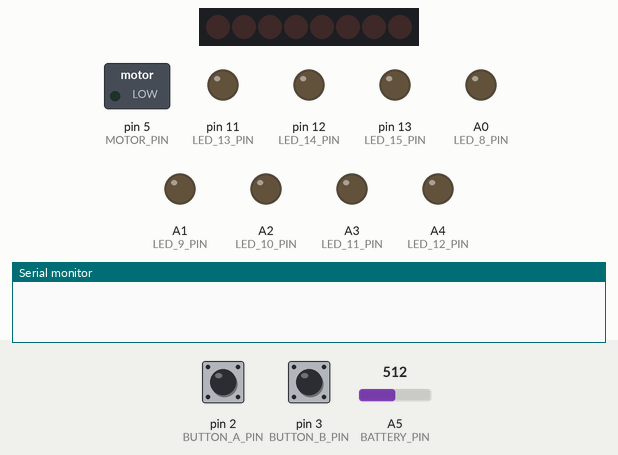
This sketch was run on a simulated Arduino Uno, built with avr-gcc and run on an emulated ATmega328P. Parts: 8 shift-register outputs drawn as a row of LEDs (first output left, lit = HIGH), switched loads named in the sketch (green lamp = pin HIGH), output pins drawn as LEDs (lit = HIGH), the last lines printed to the serial monitor. Wiring (inferred from the names in the program): shift register (74HC595): data pin 8; shift clock pin 9; latch pin 10. Wiring (inferred from the signals the program sends): row of LEDs: on Q0, Q1, Q2, Q3, Q4, Q5, Q6, Q7. The inputs (shaded band) are chosen by the test bench; at power-on: pin 2 (BUTTON_A_PIN) HIGH, pin 3 (BUTTON_B_PIN) HIGH, A5 (BATTERY_PIN) = 512. Pins used as bus, display or sensor lines are not drawn.

Above: at 1.2 s.
1.3 s: pin 2 (BUTTON_A_PIN) pulled LOW for 1 s
At 2.1 s:
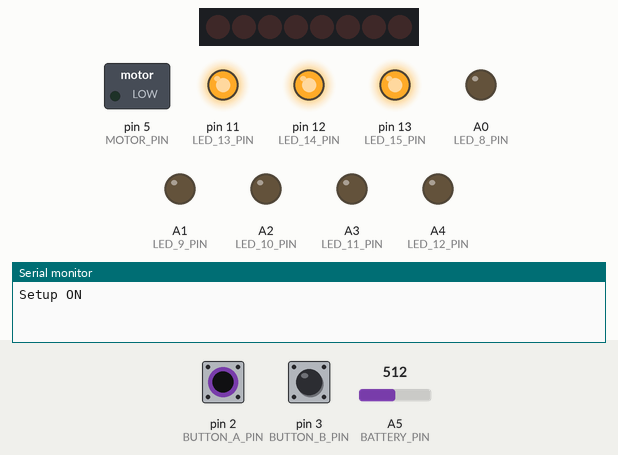
6.4 s: pin 2 (BUTTON_A_PIN) pulled LOW for 0.15 s
At 7.6 s:
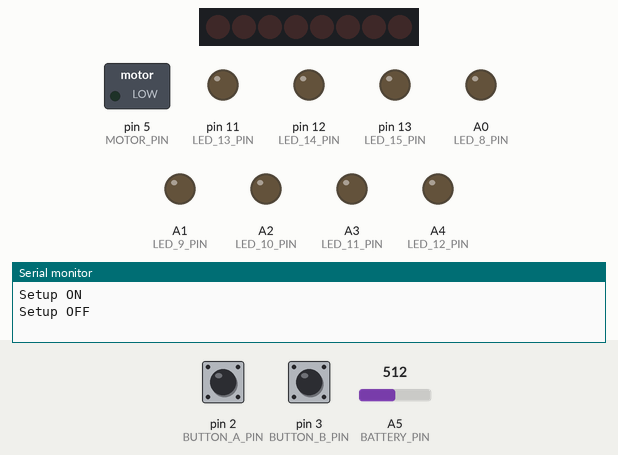
8.0 s: pin 2 (BUTTON_A_PIN) pulled LOW for 3.2 s
At 8.5 s:
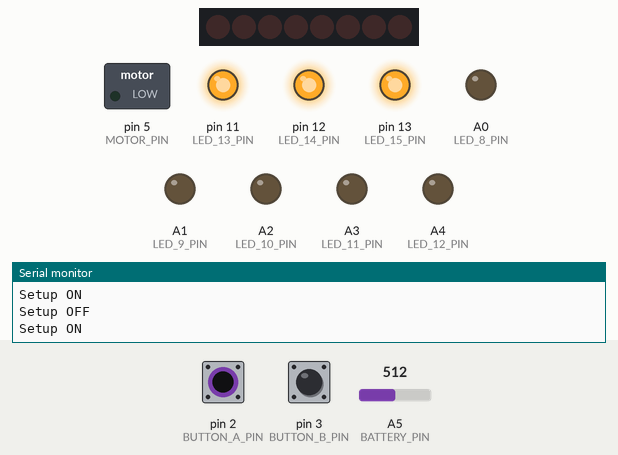
12.7 s: pin 3 (BUTTON_B_PIN) pulled LOW for 1 s
At 13.2 s:
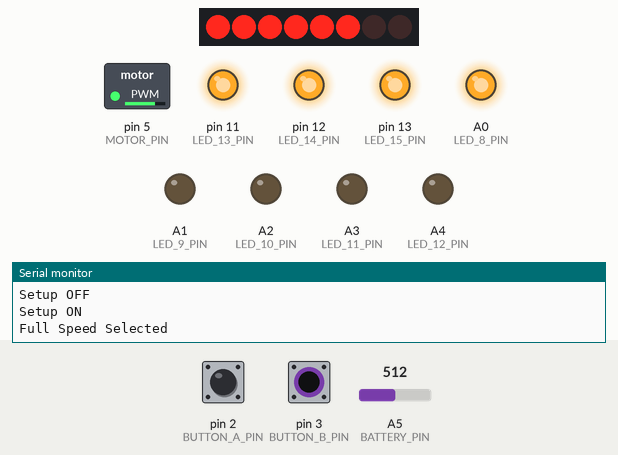
15.3 s: pin 3 (BUTTON_B_PIN) pulled LOW for 3.2 s
At 16.2 s:
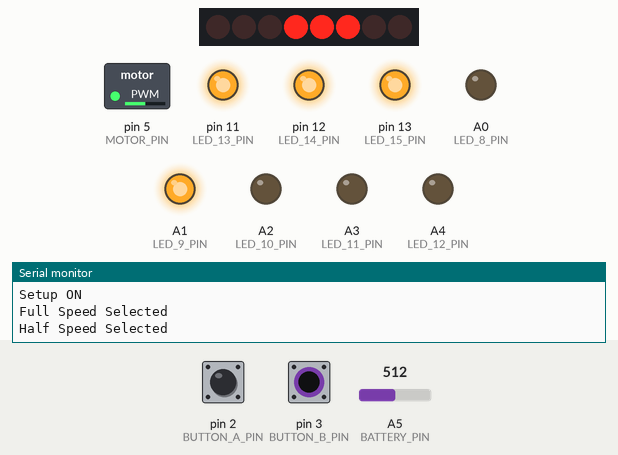
Timing chart, 0 to 21.0 s (numbered marks = the images above; inputs shaded):
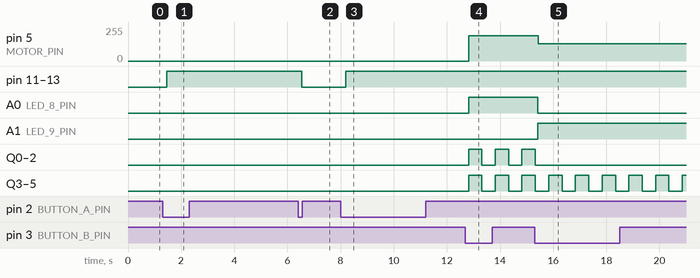

The sketch:

final_5.1.ino
```cpp
#include <SPI.h>

// Pin definitions for motor control and speed indication
#define BUTTON_A_PIN 2
#define BUTTON_B_PIN 3
#define MOTOR_PIN 5

#define LED_8_PIN A0
#define LED_9_PIN A1
#define LED_10_PIN A2
#define LED_11_PIN A3
#define LED_12_PIN A4

// Pin definitions for the shift register
#define SHIFT_DATA_PIN 8
#define SHIFT_CLOCK_PIN 9
#define SHIFT_LATCH_PIN 10

// Pin definitions for battery monitoring
#define BATTERY_PIN A5  // Analog pin to read battery voltage
#define LED_13_PIN 11   // LED for full charge
#define LED_14_PIN 12   // LED for half charge
#define LED_15_PIN 13   // LED for low charge

// Define voltage thresholds for a 3.7V Li-Ion battery
const float fullChargeVoltage = 2.1;
const float halfChargeVoltage = 1.85;
const float lowChargeVoltage = 1.6;

enum SetupState { SETUP_OFF, SETUP_ON };
enum SpeedState { NO_SPEED, FULL_SPEED, HALF_SPEED, LOW_SPEED, PULSE, MANUAL };

SetupState setupState = SETUP_OFF;
SpeedState speedState = NO_SPEED;
unsigned long lastButtonBPress = 0;
unsigned long lastPulseMillis = 0;
bool pulseState = false;
bool ledState = false;
unsigned long lastLedBlinkMillis = 0;
const unsigned long blinkInterval = 500; // Blinking interval in milliseconds

// Debouncing variables
const unsigned long debounceDelay = 100; // Debounce delay in milliseconds
unsigned long lastDebounceTimeA = 0;
unsigned long lastDebounceTimeB = 0;
bool buttonAState = HIGH;
bool buttonBState = HIGH;
bool lastButtonAState = HIGH;
bool lastButtonBState = HIGH;

// Variables for manual mode hold duration
const unsigned long holdDuration = 1500; // 1.5 seconds
unsigned long buttonAHoldStartTime = 0;

void setup() {
    pinMode(BUTTON_A_PIN, INPUT_PULLUP);
    pinMode(BUTTON_B_PIN, INPUT_PULLUP);
    pinMode(MOTOR_PIN, OUTPUT);
    pinMode(LED_8_PIN, OUTPUT);
    pinMode(LED_9_PIN, OUTPUT);
    pinMode(LED_10_PIN, OUTPUT);
    pinMode(LED_11_PIN, OUTPUT);
    pinMode(LED_12_PIN, OUTPUT);

    // Initialize shift register pins
    pinMode(SHIFT_DATA_PIN, OUTPUT);
    pinMode(SHIFT_CLOCK_PIN, OUTPUT);
    pinMode(SHIFT_LATCH_PIN, OUTPUT);

    // Initialize battery monitoring LEDs
    pinMode(LED_13_PIN, OUTPUT);
    pinMode(LED_14_PIN, OUTPUT);
    pinMode(LED_15_PIN, OUTPUT);

    // Initialize serial communication for debugging
    Serial.begin(9600);
}

void loop() {
    unsigned long currentMillis = millis();

    bool readingA = digitalRead(BUTTON_A_PIN);
    bool readingB = digitalRead(BUTTON_B_PIN);

    // Debounce Button A
    if (readingA != lastButtonAState) {
        lastDebounceTimeA = currentMillis;
    }

    if ((currentMillis - lastDebounceTimeA) > debounceDelay) {
        if (readingA != buttonAState) {
            buttonAState = readingA;
            if (buttonAState == LOW) {
                if (setupState == SETUP_ON && speedState == MANUAL) {
                    buttonAHoldStartTime = currentMillis;
                } else {
                    toggleSetup();
                }
            }
        }
    }

    // Debounce Button B
    if (readingB != lastButtonBState) {
        lastDebounceTimeB = currentMillis;
    }

    if ((currentMillis - lastDebounceTimeB) > debounceDelay) {
        if (readingB != buttonBState) {
            buttonBState = readingB;
            if (buttonBState == LOW) {
                handleButtonBPress(currentMillis);
            }
        }
    }

    lastButtonAState = readingA;
    lastButtonBState = readingB;

    if (setupState == SETUP_ON) {
        if (speedState == MANUAL && buttonAState == LOW && (currentMillis - buttonAHoldStartTime) >= holdDuration) {
            // Run motor at full speed when Button A is held down in manual mode
            analogWrite(MOTOR_PIN, 255*0.7);
        } else if (speedState != NO_SPEED) {
            runMotor(currentMillis);
            updateSpeedLEDs(currentMillis);
        } else {
            stopMotor();
            resetSpeedLEDs();
        }

        monitorBattery();
    } else {
        stopMotor();
        resetSpeedLEDs();
        resetBatteryLEDs();
    }

    delay(50);
}

void toggleSetup() {
    setupState = (setupState == SETUP_OFF) ? SETUP_ON : SETUP_OFF;
    Serial.println(setupState == SETUP_ON ? "Setup ON" : "Setup OFF");
    if (setupState == SETUP_OFF) {
        speedState = NO_SPEED;
        resetSpeedLEDs();
        resetBatteryLEDs();
    }
}

void handleButtonBPress(unsigned long currentMillis) {
    if (currentMillis - lastButtonBPress >= 500) {
        if (speedState == NO_SPEED) {
            speedState = FULL_SPEED;
        } else {
            speedState = static_cast<SpeedState>((speedState + 1) % 6); // Cycle through the speed states
        }
        lastButtonBPress = currentMillis;

        switch (speedState) {
            case FULL_SPEED:
                Serial.println("Full Speed Selected");
                break;
            case HALF_SPEED:
                Serial.println("Half Speed Selected");
                break;
            case LOW_SPEED:
                Serial.println("Low Speed Selected");
                break;
            case PULSE:
                Serial.println("Pulse Selected");
                break;
            case MANUAL:
                Serial.println("Manual Mode Selected");
                break;
            case NO_SPEED:
                Serial.println("No Speed Selected");
                break;
        }
        updateLEDIndicators();
    }
}

void runMotor(unsigned long currentMillis) {
    switch (speedState) {
        case FULL_SPEED:
            analogWrite(MOTOR_PIN, 255*0.75);
            break;
        case HALF_SPEED:
            analogWrite(MOTOR_PIN, 128);
            break;
        case LOW_SPEED:
            analogWrite(MOTOR_PIN, 64*1.25);
            break;
        case PULSE:
            if (currentMillis - lastPulseMillis >= 1000) {
                lastPulseMillis = currentMillis;
                pulseState = !pulseState;
            }
            analogWrite(MOTOR_PIN, pulseState ? 255 : 0);
            break;
        case MANUAL:
            analogWrite(MOTOR_PIN, 0); // Manual mode motor should not run unless Button A is held down for more than 1.5 seconds
            break;
        case NO_SPEED:
            // Do nothing
            break;
    }
}

void stopMotor() {
    analogWrite(MOTOR_PIN, 0);
}

void updateLEDIndicators() {
    digitalWrite(LED_8_PIN, speedState == FULL_SPEED ? HIGH : LOW);
    digitalWrite(LED_9_PIN, speedState == HALF_SPEED ? HIGH : LOW);
    digitalWrite(LED_10_PIN, speedState == LOW_SPEED ? HIGH : LOW);
    digitalWrite(LED_11_PIN, speedState == PULSE ? HIGH : LOW);
    digitalWrite(LED_12_PIN, speedState == MANUAL ? HIGH : LOW);
}

void updateSpeedLEDs(unsigned long currentMillis) {
    if (currentMillis - lastLedBlinkMillis >= blinkInterval) {
        lastLedBlinkMillis = currentMillis;
        ledState = !ledState;
    }

    uint8_t pattern = 0;
    switch (speedState) {
        case FULL_SPEED:
            pattern = ledState ? 0b00111111 : 0b00000000; // LEDs 1-6 blinking, LED7 off
            break;
        case HALF_SPEED:
            pattern = ledState ? 0b00111000 : 0b00000000; // LEDs 4-6 blinking, LEDs 1, 2, 3, 7 off
            break;
        case LOW_SPEED:
            pattern = ledState ? 0b00100000 : 0b00000000; // LED 6 blinking, LEDs 1, 2, 3, 4, 5, 7 off
            break;
        case PULSE:
            pattern = 0b00000000; // All LEDs off
            break;
        case MANUAL:
            pattern = ledState ? 0b01000000 : 0b00000000; // LED 7 blinking, LEDs 1-6 off
            break;
        case NO_SPEED:
            pattern = 0b00000000; // All LEDs off
            break;
    }
    updateShiftRegister(pattern);
}

void resetSpeedLEDs() {
    updateShiftRegister(0b00000000);
}

void updateShiftRegister(uint8_t pattern) {
    digitalWrite(SHIFT_LATCH_PIN, LOW);
    shiftOut(SHIFT_DATA_PIN, SHIFT_CLOCK_PIN, MSBFIRST, pattern);
    digitalWrite(SHIFT_LATCH_PIN, HIGH);
}

void monitorBattery() {
    float batteryVoltage = analogRead(BATTERY_PIN) * (5.0 / 1023.0) * 2; // Calculate battery voltage

      if (batteryVoltage >= fullChargeVoltage) {
        // Full charge: All 3 LEDs on
        digitalWrite(LED_13_PIN, HIGH);
        digitalWrite(LED_14_PIN, HIGH);
        digitalWrite(LED_15_PIN, HIGH);
    } else if (batteryVoltage >= halfChargeVoltage) {
        // Half charge: 2 LEDs on
        digitalWrite(LED_13_PIN, HIGH);
        digitalWrite(LED_14_PIN, HIGH);
        digitalWrite(LED_15_PIN, LOW);
    } else if (batteryVoltage <= lowChargeVoltage) {
        // Low charge: 1 LED on
        digitalWrite(LED_13_PIN, HIGH);
        digitalWrite(LED_14_PIN, LOW);
        digitalWrite(LED_15_PIN, LOW);
    } else {
        // Battery needs charging: All 3 LEDs flashing
        unsigned long currentMillis = millis();
        if (currentMillis - lastLedBlinkMillis >= blinkInterval) {
            lastLedBlinkMillis = currentMillis;
            ledState = !ledState;
            digitalWrite(LED_13_PIN, ledState ? HIGH : LOW);
            digitalWrite(LED_14_PIN, ledState ? HIGH : LOW);
            digitalWrite(LED_15_PIN, ledState ? HIGH : LOW);
        }
    }
}

void resetBatteryLEDs() {
    digitalWrite(LED_13_PIN, LOW);
    digitalWrite(LED_14_PIN, LOW);
    digitalWrite(LED_15_PIN, LOW);
}
```

Measured:
- after the input at 1.3 s, pin 11 (LED_13_PIN), pin 12 (LED_14_PIN), pin 13 (LED_15_PIN): LOW → HIGH after 0.16 s
- after the input at 6.4 s, pin 11 (LED_13_PIN), pin 12 (LED_14_PIN), pin 13 (LED_15_PIN): HIGH → LOW after 0.13 s
- after the input at 8.0 s, pin 11 (LED_13_PIN), pin 12 (LED_14_PIN), pin 13 (LED_15_PIN): LOW → HIGH after 0.19 s
- after the input at 12.7 s, pin 5 (MOTOR_PIN): 0/255 → 191/255 after 0.12 s; A0 (LED_8_PIN): LOW → HIGH after 0.11 s; Q0–5: alternates HIGH for 0.50 s and LOW for 0.50 s, starting after 0.12 s
- after the input at 15.3 s, pin 5 (MOTOR_PIN): 191/255 → 128/255 after 0.13 s; A0 (LED_8_PIN): HIGH → LOW after 0.13 s; A1 (LED_9_PIN): LOW → HIGH after 0.13 s
